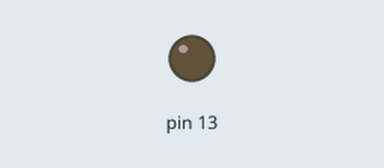
Recording of a sketch running on a simulated Arduino Uno, built with avr-gcc and run on an emulated ATmega328P. On the bench: output pins drawn as LEDs (lit = HIGH).

Above: at 0.5 s.
At 9.6 s:
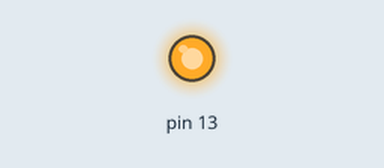
Timing chart, 0 to 10.4 s (numbered marks = the images above):
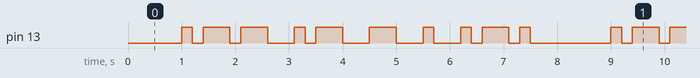

The sketch:

1.02.3_Morse_Code.ino
```cpp
// Unit 1 Digital Sandbox
// Tutorial 1.02 Lights On! Lights Off! (Blink LED)

// Modify and repeat the blink sequence (HIGH → delay → LOW → delay) to spell out S-O-S, or a single word (no phrases/sentences).
// Hint: Try working on one letter at a time!

void setup()
{
  pinMode(13, OUTPUT);
}

void loop()
{
  delay(1000);

  digitalWrite(13, HIGH);
  delay(200);
  digitalWrite(13, LOW);
  delay(200);

  digitalWrite(13, HIGH);
  delay(500);
  digitalWrite(13, LOW);
  delay(200);

  digitalWrite(13, HIGH);
  delay(500);
  digitalWrite(13, LOW);
  delay(500);

  digitalWrite(13, HIGH);
  delay(200);
  digitalWrite(13, LOW);
  delay(200);

  digitalWrite(13, HIGH);
  delay(500);
  digitalWrite(13, LOW);
  delay(500);

  digitalWrite(13, HIGH);
  delay(500);
  digitalWrite(13, LOW);
  delay(500);

  digitalWrite(13, HIGH);
  delay(200);
  digitalWrite(13, LOW);
  delay(500);

  digitalWrite(13, HIGH);
  delay(200);
  digitalWrite(13, LOW);
  delay(200);
  digitalWrite(13, HIGH);
  delay(500);
  digitalWrite(13, LOW);
  delay(200);
  digitalWrite(13, HIGH);
  delay(200);
  digitalWrite(13, LOW);
  delay(500);
}
```

Measured:
- by itself, pin 13: repeats every 8.0 s: 2 × (LOW 0.20 s, HIGH 0.50 s), LOW 0.50 s, HIGH 0.20 s, LOW 0.20 s, 2 × (HIGH 0.50 s, LOW 0.50 s), HIGH 0.20 s, LOW 0.50 s, HIGH 0.20 s, LOW 0.20 s, HIGH 0.50 s, LOW 0.20 s, HIGH 0.20 s, LOW 1.5 s, HIGH 0.20 s
- by itself, everything shown: repeats every 8.0 s, in 20 steps
